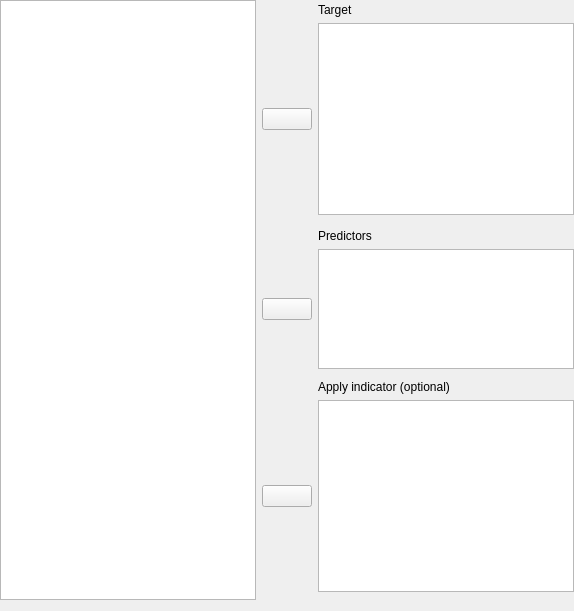
    <widget class="QWidget" name="topWidget" native="true">
     <layout class="QGridLayout" name="gridLayout_3">
      <property name="leftMargin">
       <number>0</number>
      </property>
      <property name="topMargin">
       <number>0</number>
      </property>
      <property name="rightMargin">
       <number>0</number>
      </property>
      <property name="verticalSpacing">
       <number>3</number>
      </property>
      <item row="1" column="2">
       <widget class="QLabel" name="label_2">
        <property name="sizePolicy">
         <sizepolicy hsizetype="Fixed" vsizetype="Preferred">
          <horstretch>0</horstretch>
          <verstretch>0</verstretch>
         </sizepolicy>
        </property>
        <property name="text">
         <string>Target</string>
        </property>
       </widget>
      </item>
      <item row="10" column="2">
       <widget class="QLabel" name="label_4">
        <property name="sizePolicy">
         <sizepolicy hsizetype="Fixed" vsizetype="Preferred">
          <horstretch>0</horstretch>
          <verstretch>0</verstretch>
         </sizepolicy>
        </property>
        <property name="text">
         <string>Apply indicator (optional)</string>
        </property>
       </widget>
      </item>
      <item row="4" column="1">
       <spacer name="verticalSpacer_3">
        <property name="orientation">
         <enum>Qt::Vertical</enum>
        </property>
        <property name="sizeHint" stdset="0">
         <size>
          <width>20</width>
          <height>5</height>
         </size>
        </property>
       </spacer>
      </item>
      <item row="8" column="2">
       <widget class="BoundListView" name="predictors">
        <property name="sizePolicy">
         <sizepolicy hsizetype="Expanding" vsizetype="Fixed">
          <horstretch>0</horstretch>
          <verstretch>0</verstretch>
         </sizepolicy>
        </property>
        <property name="minimumSize">
         <size>
          <width>0</width>
          <height>120</height>
         </size>
        </property>
        <property name="maximumSize">
         <size>
          <width>16777215</width>
          <height>120</height>
         </size>
        </property>
        <property name="editTriggers">
         <set>QAbstractItemView::AllEditTriggers</set>
        </property>
        <property name="selectionMode">
         <enum>QAbstractItemView::ExtendedSelection</enum>
        </property>
       </widget>
      </item>
      <item row="9" column="1">
       <spacer name="verticalSpacer">
        <property name="orientation">
         <enum>Qt::Vertical</enum>
        </property>
        <property name="sizeHint" stdset="0">
         <size>
          <width>20</width>
          <height>5</height>
         </size>
        </property>
       </spacer>
      </item>
      <item row="13" column="1">
       <spacer name="verticalSpacer_2">
        <property name="orientation">
         <enum>Qt::Vertical</enum>
        </property>
        <property name="sizeHint" stdset="0">
         <size>
          <width>20</width>
          <height>5</height>
         </size>
        </property>
       </spacer>
      </item>
      <item row="3" column="1">
       <widget class="AssignButton" name="buttonAssignFixed">
        <property name="sizePolicy">
         <sizepolicy hsizetype="Fixed" vsizetype="Fixed">
          <horstretch>0</horstretch>
          <verstretch>0</verstretch>
         </sizepolicy>
        </property>
        <property name="minimumSize">
         <size>
          <width>50</width>
          <height>0</height>
         </size>
        </property>
        <property name="maximumSize">
         <size>
          <width>50</width>
          <height>16777215</height>
         </size>
        </property>
        <property name="text">
         <string/>
        </property>
       </widget>
      </item>
      <item row="3" column="2">
       <widget class="boundSingleItemView" name="target">
        <property name="sizePolicy">
         <sizepolicy hsizetype="Expanding" vsizetype="Fixed">
          <horstretch>0</horstretch>
          <verstretch>0</verstretch>
         </sizepolicy>
        </property>
        <property name="minimumSize">
         <size>
          <width>0</width>
          <height>0</height>
         </size>
        </property>
        <property name="maximumSize">
         <size>
          <width>16777215</width>
          <height>16777215</height>
         </size>
        </property>
        <property name="selectionMode">
         <enum>QAbstractItemView::ExtendedSelection</enum>
        </property>
       </widget>
      </item>
      <item row="12" column="1">
       <widget class="AssignButton" name="buttonAssignCovariates">
        <property name="sizePolicy">
         <sizepolicy hsizetype="Fixed" vsizetype="Fixed">
          <horstretch>0</horstretch>
          <verstretch>0</verstretch>
         </sizepolicy>
        </property>
        <property name="minimumSize">
         <size>
          <width>50</width>
          <height>0</height>
         </size>
        </property>
        <property name="maximumSize">
         <size>
          <width>50</width>
          <height>16777215</height>
         </size>
        </property>
        <property name="text">
         <string/>
        </property>
       </widget>
      </item>
      <item row="8" column="1">
       <widget class="AssignButton" name="buttonAssignRandom">
        <property name="sizePolicy">
         <sizepolicy hsizetype="Fixed" vsizetype="Fixed">
          <horstretch>0</horstretch>
          <verstretch>0</verstretch>
         </sizepolicy>
        </property>
        <property name="minimumSize">
         <size>
          <width>50</width>
          <height>0</height>
         </size>
        </property>
        <property name="maximumSize">
         <size>
          <width>50</width>
          <height>16777215</height>
         </size>
        </property>
        <property name="text">
         <string/>
        </property>
       </widget>
      </item>
      <item row="6" column="2">
       <widget class="QLabel" name="label_3">
        <property name="sizePolicy">
         <sizepolicy hsizetype="Fixed" vsizetype="Preferred">
          <horstretch>0</horstretch>
          <verstretch>0</verstretch>
         </sizepolicy>
        </property>
        <property name="text">
         <string>Predictors</string>
        </property>
       </widget>
      </item>
      <item row="0" column="0" rowspan="14">
       <widget class="AvailableFieldsListView" name="listAvailableFields">
        <property name="sizePolicy">
         <sizepolicy hsizetype="Expanding" vsizetype="Preferred">
          <horstretch>0</horstretch>
          <verstretch>0</verstretch>
         </sizepolicy>
        </property>
        <property name="minimumSize">
         <size>
          <width>0</width>
          <height>0</height>
         </size>
        </property>
        <property name="maximumSize">
         <size>
          <width>16777215</width>
          <height>16777215</height>
         </size>
        </property>
        <property name="selectionMode">
         <enum>QAbstractItemView::ExtendedSelection</enum>
        </property>
       </widget>
      </item>
      <item row="12" column="2">
       <widget class="boundSingleItemView" name="indicator">
        <property name="sizePolicy">
         <sizepolicy hsizetype="Expanding" vsizetype="Fixed">
          <horstretch>0</horstretch>
          <verstretch>0</verstretch>
         </sizepolicy>
        </property>
        <property name="minimumSize">
         <size>
          <width>0</width>
          <height>0</height>
         </size>
        </property>
        <property name="maximumSize">
         <size>
          <width>16777215</width>
          <height>16777215</height>
         </size>
        </property>
        <property name="selectionMode">
         <enum>QAbstractItemView::ExtendedSelection</enum>
        </property>
       </widget>
      </item>
     </layout>
    </widget>
